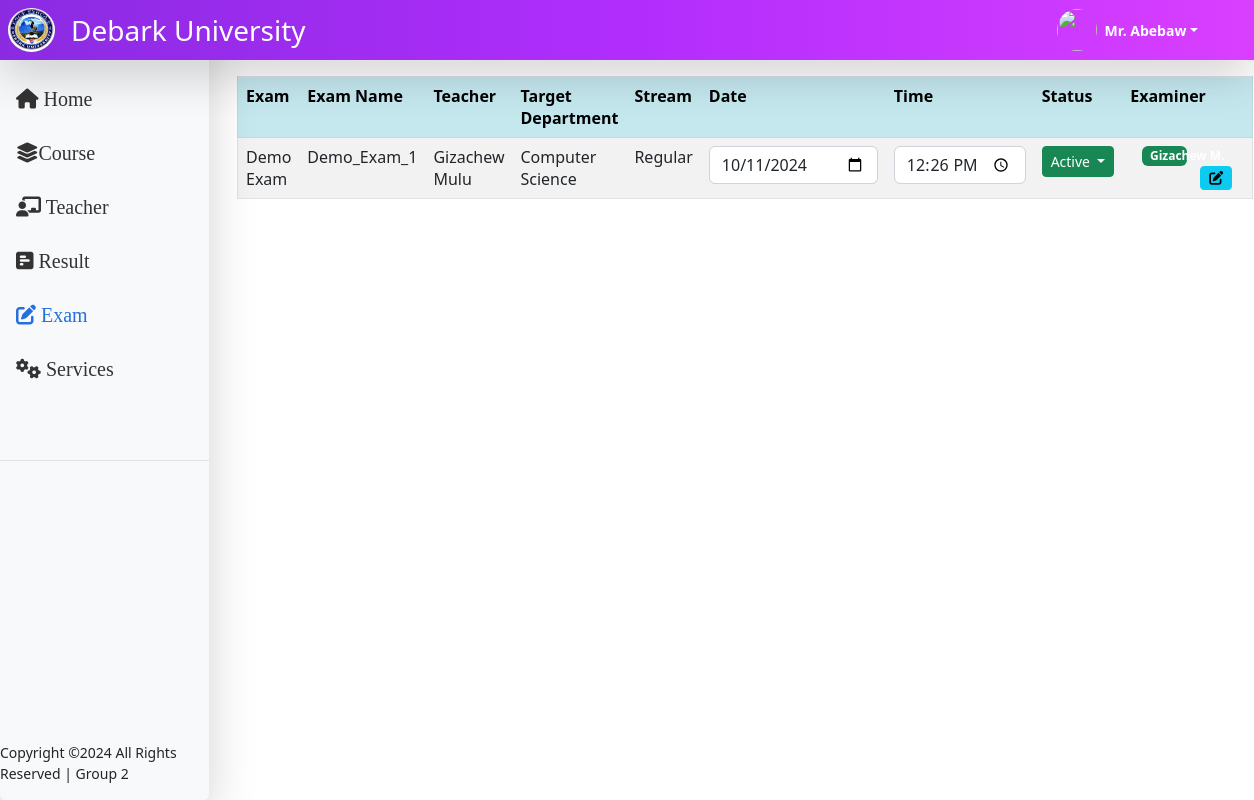
Page /admin/actexam.php (signed in) on the committed database.
### tables this page shows
CREATE TABLE `account` (
  `Department` varchar(100) DEFAULT NULL,
  `user_id` varchar(21) NOT NULL,
  `user_type` varchar(21) NOT NULL,
  `title` varchar(20) DEFAULT NULL,
  `fname` varchar(24) NOT NULL,
  `lname` varchar(23) NOT NULL,
  `gname` varchar(24) NOT NULL,
  `phone` int(25) NOT NULL,
  `email` varchar(27) NOT NULL,
  `email_stat` int(5) DEFAULT NULL,
  `photo` varchar(255) DEFAULT NULL,
  `user_name` varchar(24) NOT NULL,
  `password` varchar(100) NOT NULL,
  `status` int(5) NOT NULL DEFAULT 1
);

CREATE TABLE `assexam` (
  `id` int(255) NOT NULL,
  `exam_category` varchar(15) DEFAULT NULL,
  `exam_id` varchar(65) DEFAULT NULL,
  `assigned_by` varchar(55) DEFAULT NULL,
  `assigned_Department` varchar(65) DEFAULT NULL,
  `assigned_group` varchar(65) DEFAULT NULL,
  `assigned_year` varchar(65) DEFAULT NULL,
  `examiner` varchar(40) DEFAULT NULL,
  `exam_date` date DEFAULT NULL,
  `start_time` varchar(5) DEFAULT NULL,
  `estatus` int(6) DEFAULT 0,
  `im_status` int(11) NOT NULL DEFAULT 0
);

CREATE TABLE `category` (
  `cat_id` varchar(60) NOT NULL,
  `cat_code` varchar(55) DEFAULT NULL,
  `college` varchar(55) NOT NULL,
  `stream` varchar(55) NOT NULL,
  `cat_type` varchar(23) NOT NULL,
  `cat_name` varchar(100) NOT NULL,
  `exam_date` varchar(15) DEFAULT NULL,
  `start_time` varchar(5) DEFAULT NULL,
  `apply_limit` int(11) DEFAULT NULL,
  `required_limit` int(11) DEFAULT NULL,
  `stat` int(3) NOT NULL DEFAULT 0,
  `dep_stat` int(3) NOT NULL DEFAULT 0,
  `date` date NOT NULL DEFAULT current_timestamp()
);

CREATE TABLE `exam` (
  `cat_id` varchar(34) DEFAULT NULL,
  `exam_id` varchar(24) NOT NULL,
  `creator_dep` varchar(55) DEFAULT NULL,
  `exam_category` varchar(15) DEFAULT NULL,
  `exam_type` varchar(25) DEFAULT NULL,
  `exam_creator` varchar(55) DEFAULT NULL,
  `exam_name` varchar(200) DEFAULT NULL,
  `exam_value` double DEFAULT NULL,
  `exam_nq` int(50) DEFAULT NULL,
  `exam_time` float DEFAULT NULL,
  `exam_date` date DEFAULT NULL,
  `start_time` varchar(6) DEFAULT NULL,
  `sttatus` int(5) DEFAULT 0,
  `estatus` tinyint(3) NOT NULL DEFAULT 0,
  `examiner` varchar(24) DEFAULT NULL,
  `num_student` int(55) DEFAULT NULL,
  `download` int(2) DEFAULT NULL,
  `date` date DEFAULT NULL,
  `HR` varchar(5) DEFAULT NULL
);

CREATE TABLE `department` (
  `dep_id` varchar(55) NOT NULL,
  `dep_name` varchar(55) NOT NULL,
  `stream` varchar(55) DEFAULT NULL,
  `col_id` varchar(55) DEFAULT NULL
);

### admin/actexam.php (the view, shortened to what this page needs)
<?php
include "dbc.php";
include "header.php";
  $adep=$_SESSION['hdepid'] ;
$cifetch=$pdo->prepare('SELECT * FROM assexam WHERE assigned_by =:deppid AND exam_category=:ecat ');
$cifetch->bindValue(':deppid',$adep);
$cifetch->bindValue(':ecat',"Regular");
$cifetch->execute();
$cicat=$cifetch->fetchAll(PDO::FETCH_ASSOC);
?>
<html lang="en">
  <head>
  </head>
  <body >
    <div class=" big">
        <div class=" view">
                  <div class="mb-3">
           <div class="table table-bordered table-striped container">
           <table class="table table-striped table-hover container table-hover">
              <tr class="table-info">
              <th class="table-info">Exam </th>
              <th class="table-info">Exam Name</th>
              <th class="table-info">Teacher </th>
              <th class="table-info">Target Department</th>
              <th class="table-info">Stream</th>
              <th class="table-info">Date</th>
              <th class="table-info">Time</th>
                <th class="table-info">Status</th>
                <th class="table-info">Examiner</th>
              </tr>
             <tbody>
              <?php foreach($cicat as $camn):
              $ncifetch=$pdo->prepare('SELECT * FROM exam WHERE exam_id =:deppid ');
              $ncifetch->bindValue(':deppid',$camn['exam_id']);
              $ncifetch->execute();
              $ncicat=$ncifetch->fetch(PDO::FETCH_ASSOC);
              $atrifetch=$pdo->prepare("SELECT CONCAT(fname, ' ', lname) AS full_name  FROM account WHERE user_id =:adeeppid");
              $atrifetch->bindValue(':adeeppid',$ncicat['exam_creator']);
              $atrifetch->execute();
              $aatricat=$atrifetch->fetch(PDO::FETCH_ASSOC);
              $pnames = $aatricat['full_name'];
              $atrifetch=$pdo->prepare('SELECT dep_name FROM department WHERE dep_id =:deeppid');
               $atrifetch->bindValue(':deeppid',$camn['assigned_Department']);
               $atrifetch->execute();
               $atricat=$atrifetch->fetch(PDO::FETCH_ASSOC);
               $trifetch=$pdo->prepare('SELECT cat_name FROM category WHERE cat_id =:deeppid');
               $trifetch->bindValue(':deeppid',$ncicat['cat_id']);
               $trifetch->execute();
               $tricat=$trifetch->fetch(PDO::FETCH_ASSOC);
                $depnames = $tricat['cat_name'];
                ?>
                <tr class="">
                <td class="col-3"><?php echo $depnames?></td>
                <td><?php echo $ncicat['exam_name']?></td>
                <td>
                <?php
                      echo $pnames;
                  ?>
                </td>
                <td class="col-3"><?php echo $atricat['dep_name']?></td>
                <td class="col-3"><?php echo $camn['assigned_group']?></td>
                <td>
                <input type="date" value="<?php echo  $camn['exam_date']  ?>" data-eid="<?php echo $camn['exam_id'] ?>" class="form-control edate" id="edate" name="edate" required placeholder="Enter exam date">
              </td>
                <td><input type="time" value="<?php echo $camn['start_time'] ?>" data-eid="<?php echo $camn['exam_id']?>"  class="form-control etime" id="etime" name="stime" required placeholder="Enter start time">
              </td>
                <?php if ($camn['estatus'] == 1) :  ?>
                <td>
                  <div class="dropdown">
                    <button class="btn btn-success btn-sm dropdown-toggle" type="button" id="<?php echo $camn['exam_id']; ?>" data-bs-toggle="dropdown" aria-expanded="false">
                         Active
                    </button>
                  </div>
                </td>
              <?php endif; ?>
                <td class="col-3">
                  <div class="container">
                <?php if( $camn['examiner'] == '' ) : ?>
                  <span class="badge bg-danger col-6 mx-auto ">Not Assigned</span>
                  <div class="d-flex justify-content-end">
                  <button class="btn btn-sm btn-info" type="button" data-id="<?php echo $camn['exam_id'];?>" data-bs-toggle="offcanvas"
                  data-bs-target="#yu<?php echo $camn['exam_id'];?>" aria-controls="offcanvasRight"><i class="fa fa-edit" data-bs-toggle="tooltip" data-bs-placement="bottom" title="Assign"></i></button></div>
                  <div class="offcanvas offcanvas-end" tabindex="-1" id="yu<?php echo $camn['exam_id'];?>" aria-labelledby="offcanvasRightLabel">
                  <div class="offcanvas-header">
                    <h5 id="offcanvasRightLabel">Select the teacher to be assigned</h5>
                    <button type="button"  class="btn-close text-reset" data-bs-dismiss="offcanvas" aria-label="Close"></button>
                  </div>
                  <div class="offcanvas-body">
                    <?php
                  $tteacher=$pdo->prepare('SELECT * FROM account WHERE Department =:deppid AND status=:ststu');
                  $tteacher->bindValue(':deppid',$camn['assigned_by']);
                  $tteacher->bindValue(':ststu','1');
                  $tteacher->execute();
                  $ateacher=$tteacher->fetchAll(PDO::FETCH_ASSOC);
                    ?>
                    <form id="assignt<?php echo $camn['id'];?>" class="was-validated">
                      <div id="successAssign<?php echo $camn['id'];?>"></div>
                    <div class="mb-2">
                    <label for="teacherlist" class="form-label">Select the Teacher</label>
                    <input type="hidden" id="edepaidu<?php echo $camn['id'];?>" name="depaidu" value="<?php echo $camn['exam_id'];?>">
                    <input type="hidden" id="chdepaidu<?php echo $camn['id'];?>" name="depaidu" value="<?php echo $camn['assigned_Department'];?>">
                    <select id="nteacher<?php echo $camn['id'];?>" name="nteacher<?php echo $camn['id'];?>" class="form-select"  required size="10" aria-label="size 3 select example">
                    <?php foreach ($ateacher as $tech): ?>
                      <option  value="<?php  echo $tech['user_id'];?>"><?php echo $tech['title'].' '.$tech['fname'].' '.$tech['lname'].' '.$tech['gname'];?></option>
                      <?php endforeach;?>
                    </select>
                    </div>
                    <div class="d-grid gap-2 col-6 mx-auto">
                    <button id="iassignate" type="button" data-id="<?php echo $camn['id'];?>" name="assignate" class="assignate btn btn-sm btn-success justify-content-md-center">Confirm</button>
                  </div>
                    </form>
                  </div>
                </div>
                <?php else :
                  $ufetch=$pdo->prepare('SELECT * FROM account WHERE user_id =:uppid');
                  $ufetch->bindValue(':uppid',$camn['examiner']);
                  $ufetch->execute();
                  $uacat=$ufetch->fetchAll(PDO::FETCH_ASSOC);
                  foreach ($uacat as $tuname) {
                    $tunames = $tuname['fname'].' '.substr($tuname['lname'], 0, 1).'.';
                  }
                  ?>
                  <span class="badge bg-success  col-6 mx-auto">
                  <?php echo $tunames ?? null;?>
                  </span>
                <div class="d-flex justify-content-end">
                  <button class="btn btn-sm btn-info" type="button" data-id="<?php echo $camn['id'];?>" data-bs-toggle="offcanvas"
                  data-bs-target="#ch<?php echo $camn['id'];?>" aria-controls="offcanvasRight"><i class="fa fa-edit" data-bs-toggle="tooltip" data-bs-placement="bottom" title="Change"></i></button></div>
                <?php endif; ?>
                </div>
                  </td>
                </tr>
              <?php endforeach; ?>
             </tbody>
            </table>
           </div>
      </div>
    </div>
     <div class="position-fixed bottom-0 end-0 p-3" style="z-index: 11">
    </div>
  </body>
</html>

### admin/header.php (shortened to what this page needs)
<?php
include "dbc.php";
if (isset($_SESSION['huid']) && isset($_SESSION['hdepid'])) {
  $fetch = $pdo->prepare('SELECT * FROM account WHERE user_id=:depa AND user_type=:teach ');
  $fetch->bindValue(':depa', $_SESSION['huid']);
  $fetch->bindValue(':teach', 'Head');
  $fetch->execute();
  $hprofile = $fetch->fetch(PDO::FETCH_ASSOC);
?>
<html lang="en">
  <head>
    <link href="css/sidebars.css" rel="stylesheet">
    <link href="css/all.min.css" rel="stylesheet" type="text/css">
        <link href="css/fontawesome.min.css" rel="stylesheet" type="text/css">
<link href="css/bootstrap.min.css" rel="stylesheet">
    <link href="css/dashboard.css?v=<?php echo time(); ?>" rel="stylesheet">
  </head>
  <body>
  <header class="navbar navbar-dark sticky-top flex-md-nowrap p-2 shadow-lg  mb-3 "style="background: linear-gradient(to right, #8A2BE2, #B12DFC, #D93FFF);
  /* Use vendor prefixes for better browser compatibility */
  background: -moz-linear-gradient(left, #8A2BE2, #B12DFC, #D93FFF);
  background: -webkit-linear-gradient(left, #8A2BE2, #B12DFC, #D93FFF);
  background: linear-gradient(to right, #8A2BE2, #B12DFC, #D93FFF);" >
  <a href="/" class="d-flex align-items-center col-md-3 mb-2 mb-md-0 text-dark text-decoration-none">
          <img src="img/logod.png" alt="" width="47" height="44" style="border-radius:55%;" class="d-inline-block align-text-center">
          <span class="text-white fs-3 ms-3">Debark University</span>
        </a>
    <div class="dropdown px-5">
      <a href="#" class="d-flex align-items-center  text-white link-info text-decoration-none dropdown-toggle" data-bs-toggle="dropdown" aria-expanded="false">
        <img src="img/account/<?php echo $hprofile['photo'] ?>" alt="" width="40" height="42" class="rounded-circle me-2">
        <strong><?php echo $hprofile['title'].' '.$hprofile['fname'] ?></strong>
      </a>
    </div>
</header>
<div class="container-fluid">
  <div class="row">
    <nav id="sidebarMenu" class="shadow-lg  rounded col-md-3 col-lg-2 d-md-block bg-light sidebar collapse">
      <div class="position-sticky pt-3 sidebar-sticky">
        <ul class="nav flex-column pp" >
          <li class="nav-item aa mb-2">
            <a class="nav-link homie active "
            href="home"><span class="fa fa-home"></span> Home</a>
          </li>
          <li class="nav-item mb-2">
        <button class="btn nav-link caticati btn-toggle d-inline-flex align-items-center rounded border-0 collapsed" data-bs-toggle="collapse" data-bs-target="#orders-collapsec" aria-expanded="false">
        <span class="fa fa-layer-group"></span> Course
        </button>
        </li>
          <li class="nav-item mb-2">
            <a class="nav-link tichur"  href="addinstruct"><span class="fa fa-chalkboard-user"></span> Teacher
            </a>
          </li>
          <li class="nav-item mb-2">
            <a class="nav-link resulti" href="eResult"><span class="fa fa-square-poll-horizontal"></span> Result</a>
          </li>
          <li class="nav-item mb-2">
            <a class="nav-link actexam" href="actexam"><span class="fa fa-pen-to-square"></span> Exam</a>
          </li>
          <li class="nav-item mb-2">
            <a class="nav-link serv" href="service"><span class="fa fa-cogs"></span> Services</a>
          </li>
        </ul>
        <ul class="nav flex-column mb-2">
          <li class="nav-item">
            <a class="nav-link" href="#">
            </a>
          </li>
          <li class="border-top my-3"></li>
  </div>
        <div class="footer">
              <p>
                Copyright &copy;<script>document.write(new Date().getFullYear());</script> All Rights Reserved | Group 2
              </p>
            </div>
      </div>
    <main class="col-md-9 ms-sm-auto col-lg-10 px-md-2">
<?php
}else{
  header("Location:session.php");
     exit();
}
 ?>

### admin/css/sidebars.css (style rules this page uses)
.dropdown-toggle { outline: 0; }
.btn-toggle { padding: .25rem .5rem; font-weight: 600; color: rgba(0, 0, 0, .65); background-color: transparent; }
.btn-toggle::before { width: 1.25em; line-height: 0; transition: transform .35s ease; transform-origin: .5em 50%; }

### admin/css/dashboard.css (style rules this page uses)
body { font-size: .875rem; }
.sidebar { position: fixed; top: 5pxs; max-width: 210px; bottom: 0; left: 0; z-index: 100; padding: 48px 0 0; box-shadow: inset -1px 0 0 rgba(0, 0, 0, .1); }
.sidebar-sticky { height: calc(100vh - 48px); overflow-x: hidden; overflow-y: auto; }
.sidebar .nav-link { font-weight: 5000; font-size: 20px; color: #333; font-family: font-monospace; }
.sidebar-sticky .pp .aa:first-child { margin-top: 70px; }
.sidebar .nav-link.active { color: #2470dc; }

### rows in the picture
account: title "Mr.", fname "Abebaw"
assexam: category.cat_name "Demo Exam", exam.exam_name "Demo_Exam_1", pnames "Gizachew Mulu", department.dep_name "Computer Science", assigned_group "Regular", edate "10/11/2024", stime "12:26", account.fname+lname "Gizachew M."
